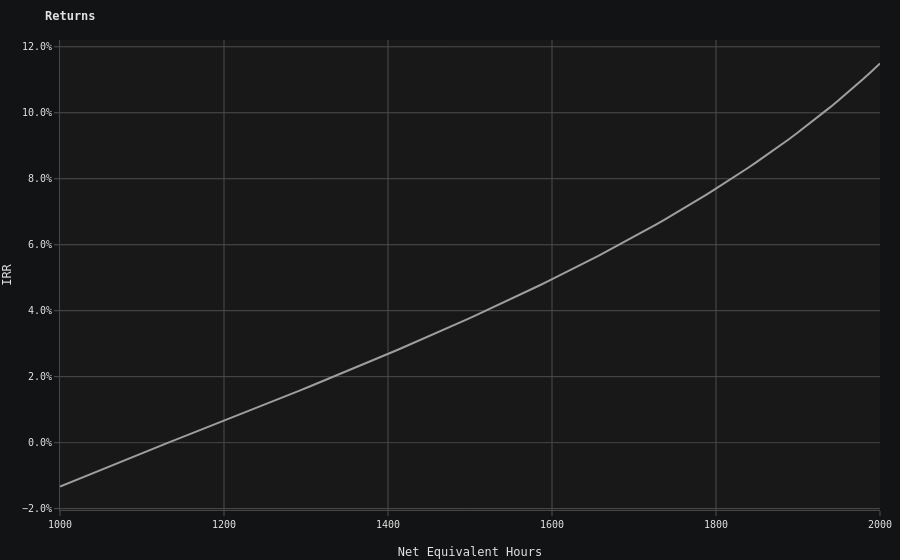

This figure's notebook cell:
### Markdown cell above
## 6 · Results

The scenario DataFrame holds every input column alongside the computed `coc` and `irr` outputs. Plotting **equity IRR against net equivalent hours** shows the project's operating leverage: revenue scales almost linearly with the resource, but a large fixed cost base (capex + debt service) means IRR is highly geared to it — a modest swing in sunshine produces an outsized swing in returns. This is exactly the sensitivity the Monte Carlo model in notebook `03` quantifies as a full probability distribution.

### Code cell
fig = go.Figure()

fig.add_trace(go.Scatter(
    x= df[('input', 'net_equivalent_hours')],
    y= df[('output', 'irr')],
    
))

fig.update_layout(
    title="Returns",
    xaxis=dict(
        title="Net Equivalent Hours",
        tickformat=".0f"
    ),
    yaxis=dict(
        title="IRR",
        tickformat=".1%"
    )
)

fig.show()
